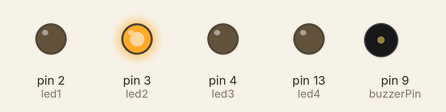
Simulated run of this sketch. Board: Arduino Uno, built with avr-gcc and run on an emulated ATmega328P. Shown: output pins drawn as LEDs (lit = HIGH), buzzer (waves = sounding, pin HIGH).

Above: at 0.2 s.
At 1.2 s:
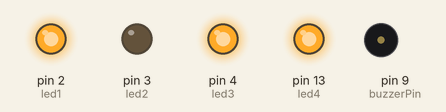
At 2.2 s:
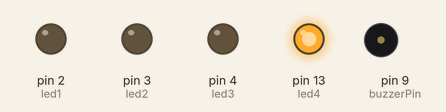
At 3.5 s:
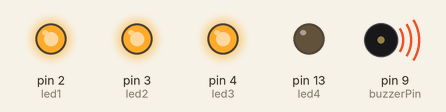
Timing chart, 0 to 5.9 s (numbered marks = the images above):
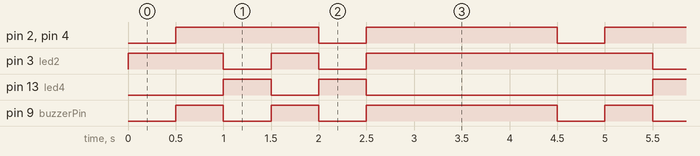

The sketch:

TUGAS_1.ino
```cpp
   #define led1 2
   #define led2 3
   #define led3 4
   #define led4 LED_BUILTIN
   #define buzzerPin 9

   void setup() {
  pinMode(led1, OUTPUT);
  pinMode(led2, OUTPUT);
  pinMode(led3, OUTPUT);
  pinMode(led4, OUTPUT);
  pinMode(buzzerPin, OUTPUT);
   }

   void loop() {


    digitalWrite (buzzerPin, LOW);
    digitalWrite (led1, LOW);
    digitalWrite (led2, HIGH);
    digitalWrite (led3, LOW);
    digitalWrite (led4, LOW);
    delay(500);

    digitalWrite (buzzerPin, HIGH);
    digitalWrite (led1, HIGH);
    digitalWrite (led2, HIGH);
    digitalWrite (led3, HIGH);
    digitalWrite (led4, LOW);
    delay(500);

    digitalWrite (buzzerPin, LOW);
    digitalWrite (led1, HIGH);
    digitalWrite (led2, LOW);
    digitalWrite (led3, HIGH);
    digitalWrite (led4, HIGH);
    delay(500);


    digitalWrite (buzzerPin, HIGH);
    digitalWrite (led1, HIGH);
    digitalWrite (led2, HIGH);
    digitalWrite (led3, HIGH);
    digitalWrite (led4, LOW);
    delay(500);

    digitalWrite (buzzerPin, LOW);
    digitalWrite (led1, LOW);
    digitalWrite (led2, LOW);
    digitalWrite (led3, LOW);
    digitalWrite (led4, HIGH);
    delay(500);

    digitalWrite (buzzerPin, HIGH);
    digitalWrite (led1, HIGH);
    digitalWrite (led2, HIGH);
    digitalWrite (led3, HIGH);
    digitalWrite (led4, LOW);
    delay(2000);

   }
```

Measured:
- by itself, pin 2 (led1), pin 4 (led3): repeats every 4.5 s: LOW 0.50 s, HIGH 2.0 s, LOW 0.50 s, HIGH 1.5 s
- by itself, pin 3 (led2): repeats every 4.5 s: LOW 0.50 s, HIGH 0.50 s, LOW 0.50 s, HIGH 3.0 s
- by itself, pin 13 (led4): repeats every 4.5 s: LOW 0.50 s, HIGH 0.50 s, LOW 3.0 s, HIGH 0.50 s
- by itself, pin 9 (buzzerPin): repeats every 4.5 s: LOW 0.50 s, HIGH 0.50 s, LOW 0.50 s, HIGH 2.0 s, LOW 0.50 s, HIGH 0.50 s
